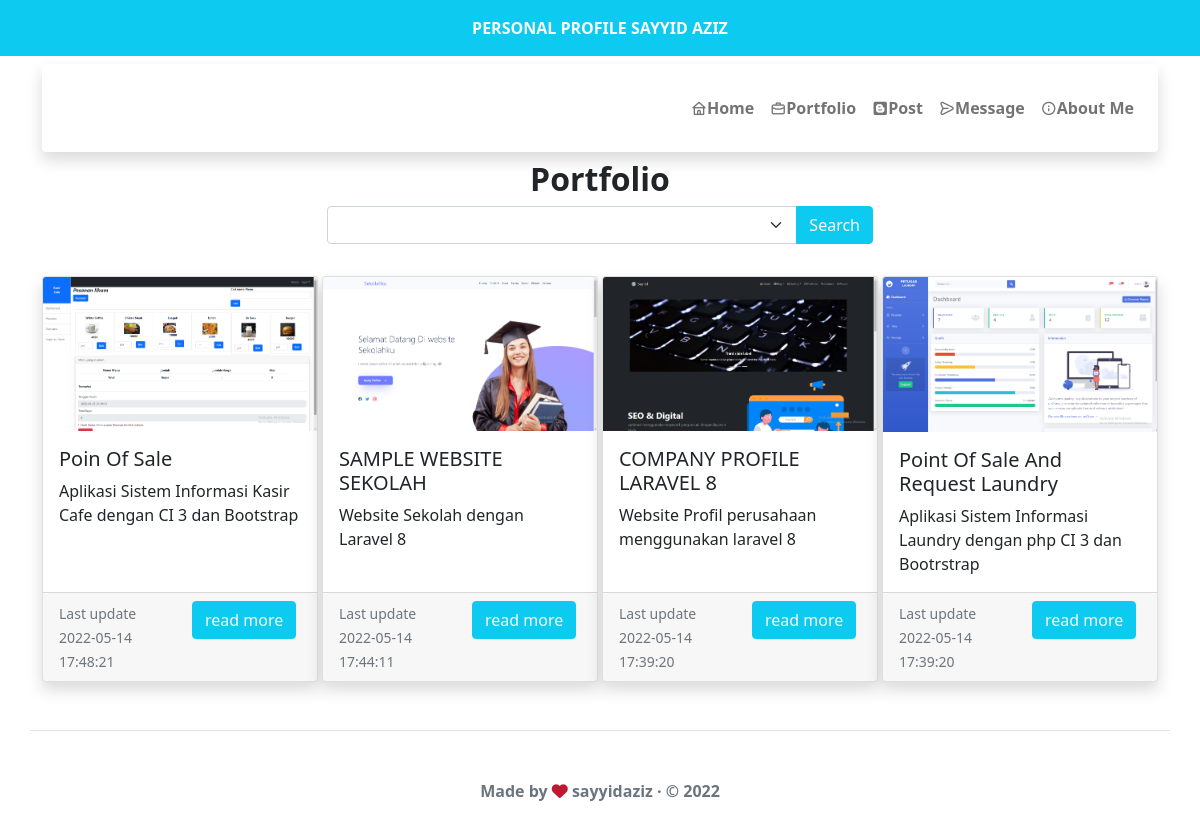
Page /index.php/portfolio on the committed database.
### tables this page shows
CREATE TABLE `portfolio` (
  `id` int(11) NOT NULL,
  `title` varchar(255) NOT NULL,
  `slug` varchar(255) NOT NULL,
  `paragraf` text NOT NULL,
  `image` varchar(255) NOT NULL,
  `created_at` timestamp NOT NULL DEFAULT CURRENT_TIMESTAMP ON UPDATE CURRENT_TIMESTAMP
);

### application/controllers/Portfolio.php (called while the page is built, shortened)
<?php
class Portfolio extends CI_Controller
{
	public function __construct()
	{
		$this->load->model('m_portfolio');
	}
	public function index()
	{
		$query = $this->input->post('search');
		$data['search'] = $query;
		if($query == 'semua'){
			$data['portfolio'] = $this->m_portfolio->data();
        }else if($query == 'terbaru'){
			$data['portfolio'] = $this->m_portfolio->news(3,1);
        }else if($query == 'lampau'){
			$data['portfolio'] = $this->m_portfolio->old(3,3);
		}else{
			$data['portfolio'] = $this->m_portfolio->data();
		}
		$this->load->view('web/portfolio.php', $data);
	}
}

### index.php (called while the page is built, shortened)
<?php
require_once BASEPATH.'core/CodeIgniter.php';

### application/models/M_portfolio.php (called while the page is built, shortened)
<?php
class m_portfolio extends CI_Model
{
    public function data()
    {
        $this->db->select('*');
        $this->db->from('portfolio');
        $this->db->order_by('id','desc');
        $query = $this->db->get();
        return $query->result();
    }
}

### application/views/web/portfolio.php (the view, shortened to what this page needs)
<main class="container mt-2">
  <h2 class="fw-bold text-center">Portfolio</h2>
  <div class="row justify-content-center mb-3">
    <div class="col-md-6">
      <form action="" method="POST">
        <div class="input-group mb-3">
          <select class="form-select" name="search">
            <option value="<?php echo $search ?>"><?php echo $search ?></option>
            <option value="semua">semua</option>
          </select>
          <button class="btn btn-info text-light" type="submit">Search</button>
        </div>
      </form>
    </div>
  </div>
  <div class="row row-cols-1 row-cols-md-4 g-1">
    <?php foreach ($portfolio as $row) { ?>
      <div class="col">
        <div class="card shadow h-100">
          <img src="<?php echo base_url('assets/img/') . $row->image ?>" class="card-img-top" alt="...">
          <div class="card-body">
            <a href="<?php echo base_url('Portfolio/detail/') . $row->id ?>" class="text-decoration-none text-dark">
              <h5 class="card-title"><?php echo $row->title ?></h5>
              <p class="card-text"><?php echo $row->slug ?></p>
            </a>
          </div>
          <div class="card-footer">
            <div class="row">
              <div class="col">
                <small class="text-muted">Last update <?php echo $row->created_at ?></small>
              </div>
              <div class="col">
                <a href="<?php echo base_url('Portfolio/detail/') . $row->id ?>" class="btn btn-info text-light">read more</a>
              </div>
            </div>
          </div>
        </div>
      </div>
    <?php } ?>
  </div>
</main>

### rows in the picture
portfolio: image (picture), title "Poin Of Sale", slug "Aplikasi Sistem Informasi Kasir Cafe dengan CI 3 dan Bootstrap", created_at "2022-05-14 17:48:21"
portfolio: image (picture), title "SAMPLE WEBSITE SEKOLAH", slug "Website Sekolah dengan Laravel 8", created_at "2022-05-14 17:44:11"
portfolio: image (picture), title "COMPANY PROFILE LARAVEL 8", slug "Website Profil perusahaan menggunakan laravel 8", created_at "2022-05-14 17:39:20"
portfolio: image (picture), title "Point Of Sale And Request Laundry", slug "Aplikasi Sistem Informasi Laundry dengan php CI 3 dan Bootrstrap", created_at "2022-05-14 17:39:20"
